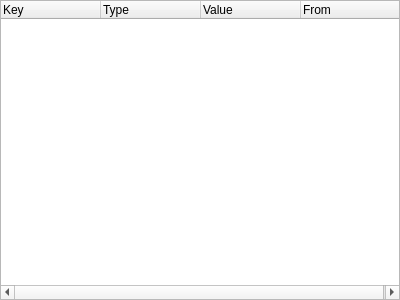
<?xml version="1.0" encoding="UTF-8"?>
<ui version="4.0">
 <class>Env</class>
 <widget class="QTreeWidget" name="Env"><widget class="QWidget" name="useless" native="true" />
  <property name="geometry">
   <rect>
    <x>0</x>
    <y>0</y>
    <width>400</width>
    <height>300</height>
   </rect>
  </property>
  <property name="sizePolicy">
   <sizepolicy hsizetype="Expanding" vsizetype="Expanding">
    <horstretch>0</horstretch>
    <verstretch>0</verstretch>
   </sizepolicy>
  </property>
  <property name="windowTitle">
   <string>Environment</string>
  </property>
  <property name="windowIcon">
   <iconset resource="gui.qrc">
    <normaloff>:/module2.png</normaloff>:/module2.png</iconset>
  </property>
  <property name="alternatingRowColors">
   <bool>true</bool>
  </property>
  <column>
   <property name="text">
    <string>Key</string>
   </property>
  </column>
  <column>
   <property name="text">
    <string>Type</string>
   </property>
  </column>
  <column>
   <property name="text">
    <string>Value</string>
   </property>
  </column>
  <column>
   <property name="text">
    <string>From</string>
   </property>
  </column>
 </widget>
 <resources>
  <include location="gui.qrc"/>
 </resources>
 <connections/>
</ui>
